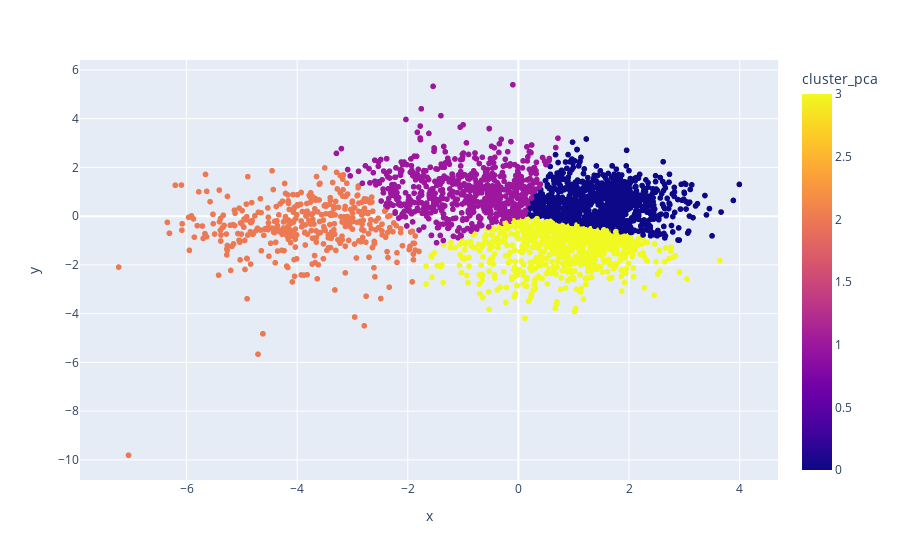

Notebook cell for this chart:
### Code cell
#                      #  
    # Plotando os Clusters #
    #                      #

fig = px.scatter(
        projection, x = 'x', y = 'y', color = 'cluster_pca', hover_data = [ 'x', 'y', 'generos' ]
   ) # hover_data é para dizer quais dados serão exibidos ao passar o mouse.
fig.show() 
   
   # Olhando no PCA, do Pipeline, quanto da variância dos dados está sendo explicada.
pca_pipeline[ 1 ].explained_variance_ratio_.sum() # 0 é o scaler, 1 é o PCA.
   # Quase 50% explicado.
   
   # Quantas variáveis cada componente está explicando.
pca_pipeline[ 1 ].explained_variance_ # O primeiro componente explica quase 4 variáveis, já o segundo componente explica 1.5.

### Figure 1 — Plotly figure (JSON) as saved in the notebook; plotly's stock layout.template omitted (floating-point values rounded to 4 significant figures; data arrays with more than 128 entries replaced by an {"elided": "..."} marker saying what was removed)
{"data": [{"customdata": {"elided": "2973x1 str values"}, "hovertemplate": "x=%{x}<br>y=%{y}<br>generos=%{customdata[0]}<br>cluster_pca=%{marker.color}<extra></extra>", "legendgroup": "", "marker": {"color": {"elided": "2973 int values"}, "coloraxis": "coloraxis", "symbol": "circle"}, "mode": "markers", "name": "", "showlegend": false, "type": "scattergl", "x": {"elided": "2973 float values"}, "xaxis": "x", "y": {"elided": "2973 float values"}, "yaxis": "y"}], "layout": {"coloraxis": {"colorbar": {"title": {"text": "cluster_pca"}}, "colorscale": [[0, "#0d0887"], [0.1111, "#46039f"], [0.2222, "#7201a8"], [0.3333, "#9c179e"], [0.4444, "#bd3786"], [0.5556, "#d8576b"], [0.6667, "#ed7953"], [0.7778, "#fb9f3a"], [0.8889, "#fdca26"], [1, "#f0f921"]]}, "legend": {"tracegroupgap": 0}, "margin": {"t": 60}, "xaxis": {"anchor": "y", "domain": [0, 1], "title": {"text": "x"}}, "yaxis": {"anchor": "x", "domain": [0, 1], "title": {"text": "y"}}}}
